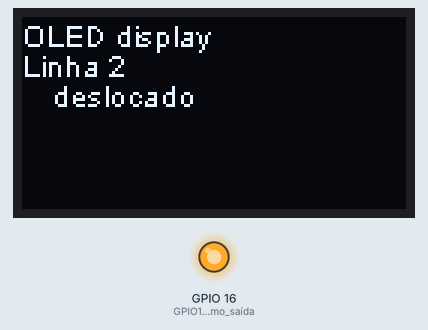
Recording of a sketch running on a simulated ESP32. On the bench: 128×64 one-colour display, output pins drawn as LEDs (lit = HIGH).

Above: at 0.1 s.

The sketch:

escreve_no_display_1.ino
```cpp
/*
  Exemplo de como escrever no display OLED do ESP32 com LoRa.

  Para que o display funcione, é necessário que o GPIO16
  vá para 0 por pelo menos 5 ms e depois fique em 1.

*/

//biblioteca para comunicação com o display
#include "SSD1306.h"

// construtor do objeto do display
// parametros: address,SDA,SCL
// (Documentação da placa WiFi LoRa 32)
SSD1306 tela(0x3c, 4, 15);

void setup() {
 //configura GPIO16 como saida
  pinMode(16,OUTPUT);       // GPIO16 como saída
  digitalWrite(16, LOW);    // reseta o OLED
  delay(10);                // aguarda pelo menos 5 ms
  digitalWrite(16, HIGH);   // mantém GPIO16 em 1 durante uso do OLED
  tela.init();           // inicializa o display
  tela.clear();          // limpa a tela do display

  tela.drawString(0, 0, "OLED display"); // prepara texto para o display
  tela.drawString(0, 10, "Linha 2");     // prepara texto para o display
  tela.drawString(10, 20, "deslocado");  // prepara texto para o display
  tela.display();                        // mostra o texto no display

  delay(5000);        // aguarda 5 s
  tela.clear();    // apaga texto que vai para o display
  tela.display();  // mostra o texto (vazio) no display
}

void loop() {
}
```

Measured:
- what the display in image 0 shows lasts 5.1 s, from 0.0 s to 5.1 s
